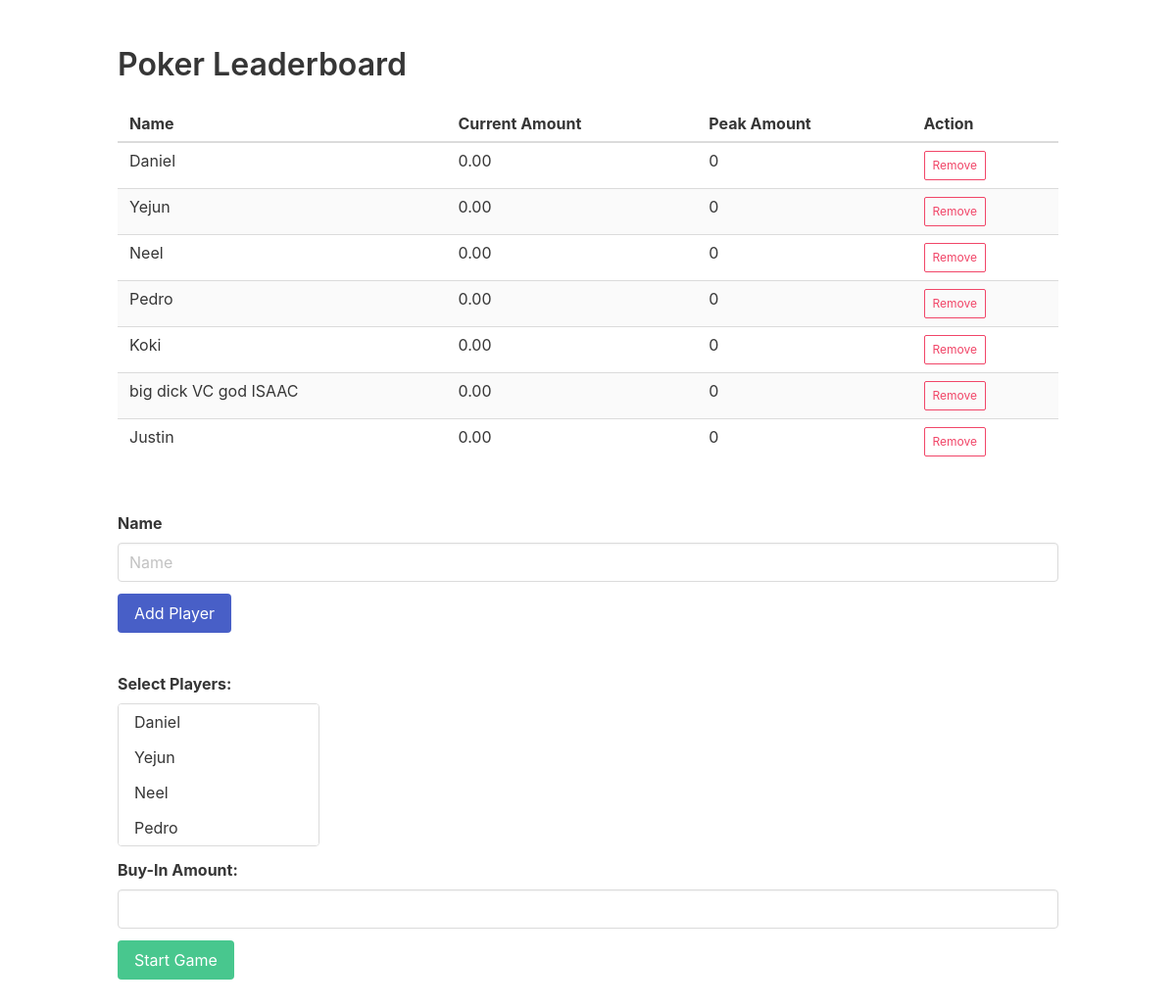
Page /leaderboard/ on the earlier database version.
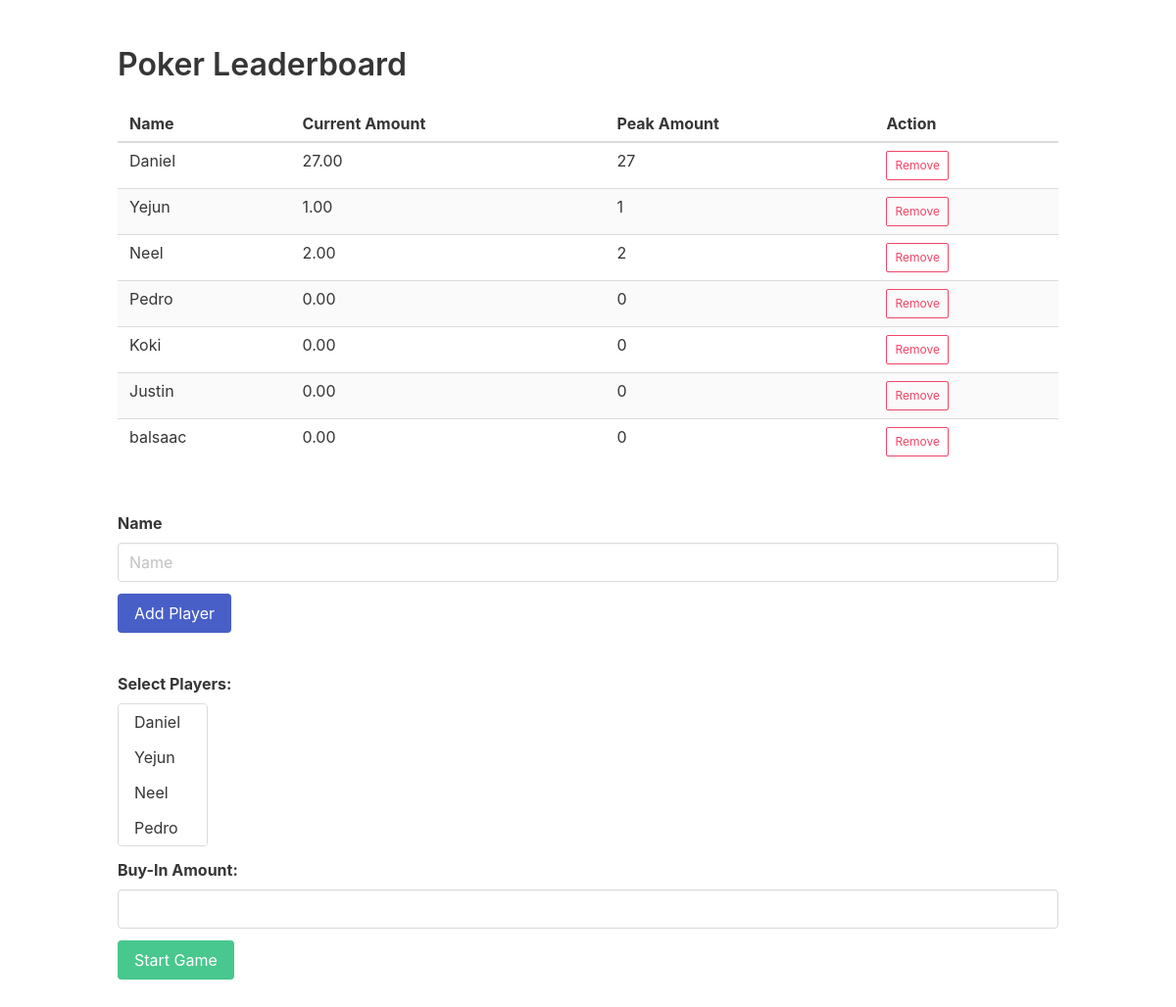
Same page on the later database version.
### leaderboard/models.py (models this page shows, shortened)
class Player(models.Model):
    name = models.CharField(max_length=100)
    current_amount = models.DecimalField(max_digits=15, decimal_places=2,default=0)
    peak_amount = models.PositiveIntegerField(default=0)

### leaderboard/views.py (the view)
# urls.py: path('', views.leaderboard_view, name='leaderboard'),
def leaderboard_view(request):
    players = Player.objects.all()
    return render(request, 'leaderboard.html', {'players': players})

### leaderboard/templates/leaderboard.html (shortened to what this page needs)
{% load static %}
<html>
<head>
  <link rel="stylesheet" href="https://cdnjs.cloudflare.com/ajax/libs/bulma/0.9.1/css/bulma.min.css">
  <link rel="stylesheet" href="{% static '/style.css/' %}">
</head>
<section class="section">
  <div class="container">
    <h1 class="title">Poker Leaderboard</h1>
    <table class="table is-striped is-hoverable is-fullwidth">
      <thead>
      <tr>
        <th>Name</th>
        <th>Current Amount</th>
        <th>Peak Amount</th>
        <th>Action</th>
      </tr>
      </thead>
      <tbody>
      {% for player in players %}
      <tr>
        <td>{{ player.name }}</td>
        <td>{{ player.current_amount }}</td>
        <td>{{ player.peak_amount }}</td>
        <td>
          <div class="buttons">
            <button class="button is-danger is-small is-outlined remove-button" data-id="{{ player.id }}">Remove</button>
          </div>
        </td>
      </tr>
      {% endfor %}
      </tbody>
    </table>
    <br>
    <form class="form" id="add-form">
      <div class="field">
        <label class="label" for="name-input">Name</label>
        <div class="control">
          <input class="input" type="text" id="name-input" placeholder="Name">
        </div>
      </div>
      <div class="field">
        <div class="control">
          <button class="button is-link" type="submit">Add Player</button>
        </div>
      </div>
    </form>
    <br>
   <form class="form" action="{% url 'start_game' %}" method="post">
  <div class="field">
    <label class="label">Select Players:</label>
    <div class="control">
      <div class="select is-multiple">
        <select multiple name="players">
          {% for player in players %}
          <option class="player-option" value="{{ player.id }}">{{ player.name }}</option>
          {% endfor %}
        </select>
      </div>
    </div>
  </div>
  <div class="field">
    <label class="label" for="buy-in">Buy-In Amount:</label>
    <div class="control">
      <input class="input" id="buy-in" name="buy-in" type="number">
    </div>
  </div>
  <div class="field">
    <div class="control">
      <button class="button is-success" type="submit">Start Game</button>
    </div>
  </div>
</form>
    </div>
  </section>
</body>
</html>

Differences in the rows shown:
removed Player: name "big dick VC god ISAAC", current_amount "0.00", peak_amount "0", shown under "Poker Leaderboard"
changed Player "Daniel": current_amount "0.00" → "27.00"; peak_amount "0" → "27"
changed Player "Yejun": current_amount "0.00" → "1.00"; peak_amount "0" → "1"
changed Player "Neel": current_amount "0.00" → "2.00"; peak_amount "0" → "2"
added Player: name "balsaac", current_amount "0.00", peak_amount "0", shown under "Poker Leaderboard"
